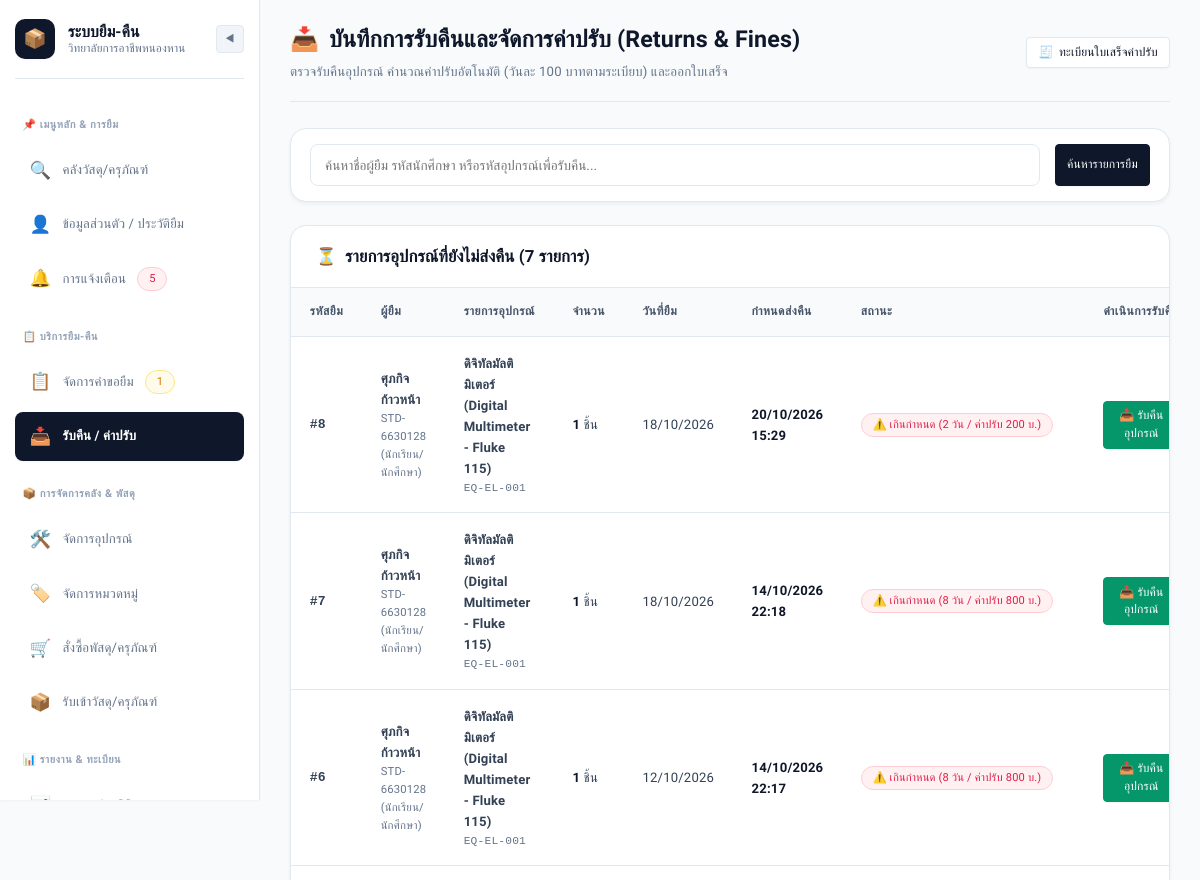
The page /admin/returns (signed in, upper part) on the database as committed earlier.
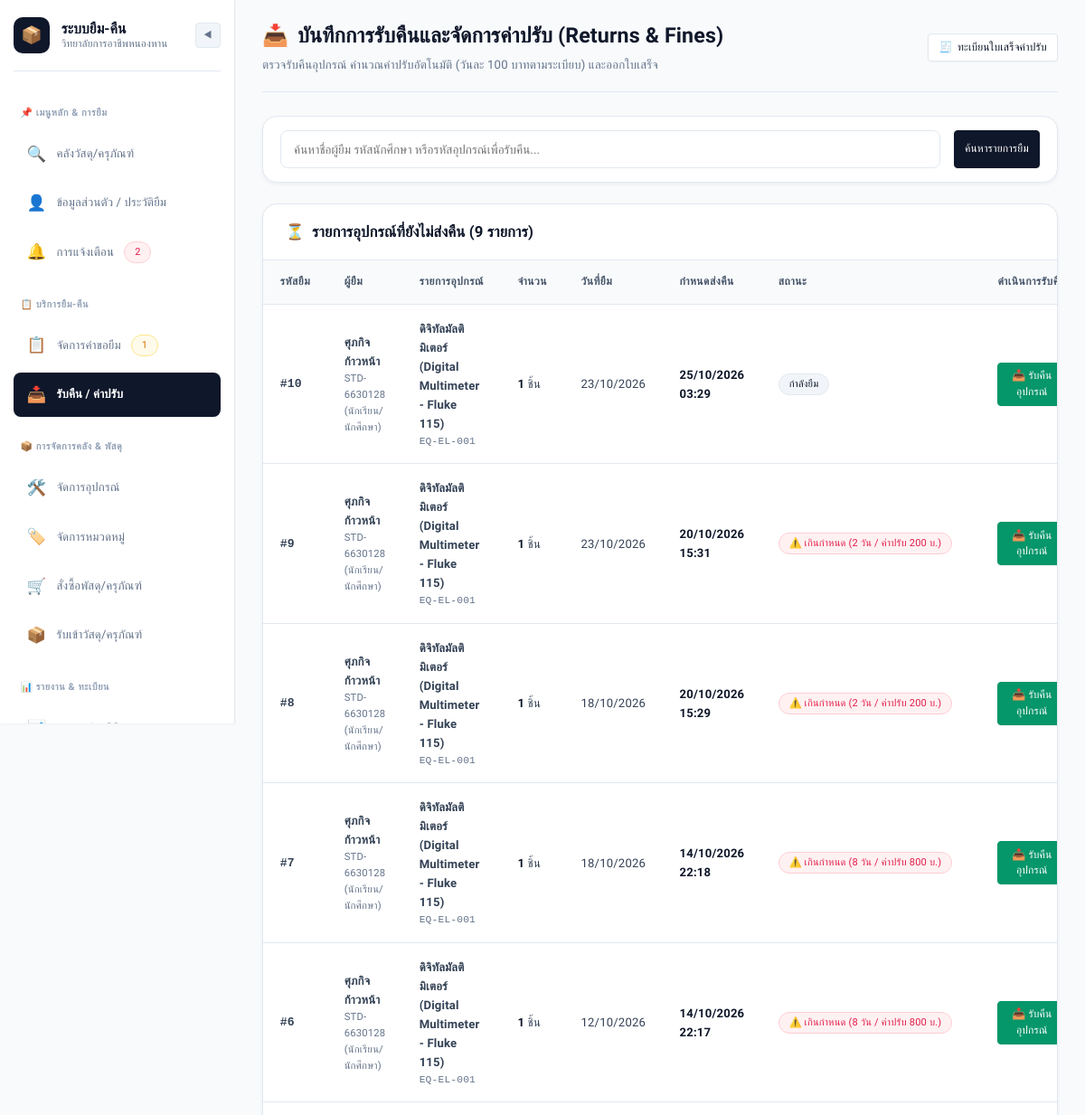
The same page on the database as committed later.
### models.py (models this page shows, shortened)
class Borrowing(db.Model):
    __tablename__ = 'borrowings'
    borrow_id = db.Column(db.Integer, primary_key=True, autoincrement=True)
    request_id = db.Column(db.Integer, db.ForeignKey('borrow_requests.request_id'), nullable=False)
    user_id = db.Column(db.Integer, db.ForeignKey('users.user_id'), nullable=False)
    equipment_id = db.Column(db.Integer, db.ForeignKey('equipment.equipment_id'), nullable=False)
    quantity = db.Column(db.Integer, default=1, nullable=False)
    borrow_date = db.Column(db.DateTime, default=datetime.utcnow)
    due_date = db.Column(db.DateTime, nullable=False)
    status = db.Column(db.String(20), default='borrowed', nullable=False)  # 'borrowed', 'returned', 'overdue'
    return_record = db.relationship('ReturnRecord', backref='borrowing', uselist=False, lazy=True)
    @property
    def is_overdue(self):
        if self.status == 'borrowed' and datetime.utcnow() > self.due_date:
            return True
        return self.status == 'overdue'

class User(db.Model):
    __tablename__ = 'users'
    user_id = db.Column(db.Integer, primary_key=True, autoincrement=True)
    student_or_citizen_id = db.Column(db.String(20), nullable=False)
    first_name = db.Column(db.String(100), nullable=False)
    last_name = db.Column(db.String(100), nullable=False)
    email = db.Column(db.String(100), unique=True, nullable=False)
    password_hash = db.Column(db.String(255), nullable=False)
    phone_number = db.Column(db.String(20), nullable=True)
    role = db.Column(db.String(20), default='student', nullable=False)  # 'student', 'teacher', 'staff', 'admin'
    line_user_id = db.Column(db.String(100), nullable=True)
    department = db.Column(db.String(100), nullable=True, default='แผนกวิชาช่างอิเล็กทรอนิกส์')
    created_at = db.Column(db.DateTime, default=datetime.utcnow)
    borrow_requests = db.relationship('BorrowRequest', foreign_keys='BorrowRequest.user_id', backref='user', lazy=True)
    borrowings = db.relationship('Borrowing', foreign_keys='Borrowing.user_id', backref='user', lazy=True)
    notifications = db.relationship('Notification', backref='user', lazy=True, order_by='Notification.created_at.desc()')
    @property
    def full_name(self):
        return f"{self.first_name} {self.last_name}"
    @property
    def role_display(self):
        roles = {
            'student': 'นักเรียน/นักศึกษา',
            'teacher': 'อาจารย์/ครูผู้สอน',
            'staff': 'เจ้าหน้าที่พัสดุ',
            'admin': 'ผู้ดูแลระบบ'
        }
        return roles.get(self.role, self.role)
    @property
    def role_badge_class(self):
        badges = {
            'student': 'badge-info',
            'teacher': 'badge-primary',
            'staff': 'badge-warning',
            'admin': 'badge-danger'
        }
        return badges.get(self.role, 'badge-secondary')

class Equipment(db.Model):
    __tablename__ = 'equipment'
    equipment_id = db.Column(db.Integer, primary_key=True, autoincrement=True)
    equipment_code = db.Column(db.String(50), unique=True, nullable=False)
    name = db.Column(db.String(150), nullable=False)
    category_id = db.Column(db.Integer, db.ForeignKey('categories.category_id'), nullable=False)
    location_id = db.Column(db.Integer, db.ForeignKey('locations.location_id'), nullable=False)
    total_quantity = db.Column(db.Integer, default=1, nullable=False)
    available_quantity = db.Column(db.Integer, default=1, nullable=False)
    status = db.Column(db.String(20), default='available', nullable=False)  # 'available', 'borrowed', 'maintenance', 'damaged'
    image_path = db.Column(db.String(255), nullable=True)
    description = db.Column(db.Text, nullable=True)
    borrow_requests = db.relationship('BorrowRequest', backref='equipment', lazy=True)
    borrowings = db.relationship('Borrowing', backref='equipment', lazy=True)
    maintenances = db.relationship('Maintenance', backref='equipment', lazy=True)

### app.py (the view, shortened to what this page needs)
    @app.route('/admin/returns', methods=['GET', 'POST'])
    @roles_required('admin', 'staff')
    def admin_returns():
        search_q = request.args.get('q', '').strip()
        query = Borrowing.query.filter(Borrowing.status.in_(['borrowed', 'overdue']))
        active_borrowings = query.order_by(Borrowing.borrow_date.desc()).all()
        recent_returns = ReturnRecord.query.order_by(ReturnRecord.return_date.desc()).limit(15).all()
        return render_template(
            'admin/returns.html',
            active_borrowings=active_borrowings,
            recent_returns=recent_returns,
            search_q=search_q
        )

### models.py (called while the page is built)
    @property
    def condition_display(self):
        mapping = {
            'normal': 'สภาพปกติสมบูรณ์',
            'damaged': 'ชำรุดเสียหาย',
            'lost': 'สูญหาย'
        }
        return mapping.get(self.condition_status, self.condition_status)

### templates/admin/returns.html (shortened to what the changed rows need)
{% extends "base.html" %}
{% block content %}
<div class="page-header">
    <div>
        <h1 class="page-title">
            <span>📥</span> บันทึกการรับคืนและจัดการค่าปรับ (Returns & Fines)
        </h1>
    </div>
</div>
<div class="card" style="margin-bottom: 2rem;">
    <div class="card-header">
        <h3 class="card-title">
            <span>⏳</span> รายการอุปกรณ์ที่ยังไม่ส่งคืน ({{ active_borrowings|length }} รายการ)
        </h3>
    </div>
    <div class="card-body" style="padding: 0;">
        {% if active_borrowings %}
            <div class="table-responsive">
                <table class="table">
                    <thead>
                        <tr>
                            <th>รหัสยืม</th>
                            <th>ผู้ยืม</th>
                            <th>รายการอุปกรณ์</th>
                            <th>จำนวน</th>
                            <th>วันที่ยืม</th>
                            <th>กำหนดส่งคืน</th>
                            <th>สถานะ</th>
                            <th style="text-align: right;">ดำเนินการรับคืน</th>
                        </tr>
                    </thead>
                    <tbody>
                        {% for b in active_borrowings %}
                            {% set is_late = b.is_overdue %}
                            {% set days_late = 0 %}
                            {% set est_fine = 0 %}
                            {% if is_late %}
                                {% set diff = now - b.due_date %}
                                {% set days_late = diff.days if diff.days > 0 else 1 %}
                                {% set est_fine = days_late * 100 %}
                            {% endif %}
                            <tr>
                                <td style="font-family: monospace; font-weight: 600;">#{{ b.borrow_id }}</td>
                                <td>
                                    <div style="font-weight: 600;">{{ b.user.full_name }}</div>
                                    <div style="font-size: 0.75rem; color: var(--text-muted);">{{ b.user.student_or_citizen_id }} ({{ b.user.role_display }})</div>
                                </td>
                                <td>
                                    <div style="font-weight: 600;">{{ b.equipment.name }}</div>
                                    <div style="font-size: 0.75rem; font-family: monospace; color: var(--text-muted);">{{ b.equipment.equipment_code }}</div>
                                </td>
                                <td><strong>{{ b.quantity }}</strong> ชิ้น</td>
                                <td>{{ b.borrow_date.strftime('%d/%m/%Y') }}</td>
                                <td>
                                    <strong>{{ b.due_date.strftime('%d/%m/%Y %H:%M') }}</strong>
                                </td>
                                <td>
                                    {% if is_late %}
                                        <span class="badge badge-danger">
                                            ⚠️ เกินกำหนด ({{ days_late }} วัน / ค่าปรับ {{ est_fine }} บ.)
                                        </span>
                                    {% else %}
                                        <span class="badge badge-primary">กำลังยืม</span>
                                    {% endif %}
                                </td>
                                <td style="text-align: right;">
                                    <button type="button" class="btn btn-success btn-sm"
                                        onclick="prepareReturnModal('{{ b.borrow_id }}', '{{ b.user.full_name }}', '{{ b.equipment.name }}', '{{ b.borrow_date.strftime('%d/%m/%Y') }}', '{{ b.due_date.strftime('%d/%m/%Y') }}', {{ 'true' if is_late else 'false' }}, {{ days_late }}, {{ est_fine }})">
                                        📥 รับคืนอุปกรณ์
                                    </button>
                                </td>
                            </tr>
                        {% endfor %}
                    </tbody>
                </table>
            </div>
        {% else %}
            <div style="text-align: center; padding: 2.5rem; color: var(--text-muted);">
                ไม่มีรายการค้างส่งคืน
            </div>
        {% endif %}
    </div>
</div>
{% endblock %}

Rows that differ between the two databases and show on the page:
added Borrowing: borrow_id "10", user.full_name "ศุภกิจ ก้าวหน้า", user.student_or_citizen_id "STD-6630128", user.role_display "นักเรียน/นักศึกษา", equipment.name "ดิจิทัลมัลติมิเตอร์ (Digital Multimeter - Fluke 115)", equipment.equipment_code "EQ-EL-001", quantity "1", borrow_date "23/10/2026", due_date "25/10/2026 03:29", shows "กำลังยืม"
added Borrowing: borrow_id "9", user.full_name "ศุภกิจ ก้าวหน้า", user.student_or_citizen_id "STD-6630128", user.role_display "นักเรียน/นักศึกษา", equipment.name "ดิจิทัลมัลติมิเตอร์ (Digital Multimeter - Fluke 115)", equipment.equipment_code "EQ-EL-001", quantity "1", borrow_date "23/10/2026", due_date "20/10/2026 15:31", days_late "2", est_fine "200"
Other text that changed with them:
{{ unread_count }}: "5" → "2"
{{ active_borrowings|length }}: "7" → "9"
